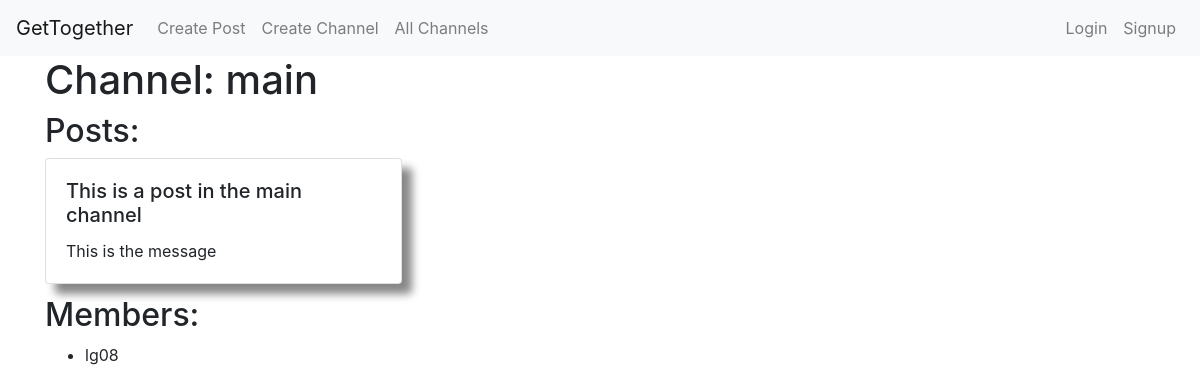
Page /channels/1/ on the earlier database version.
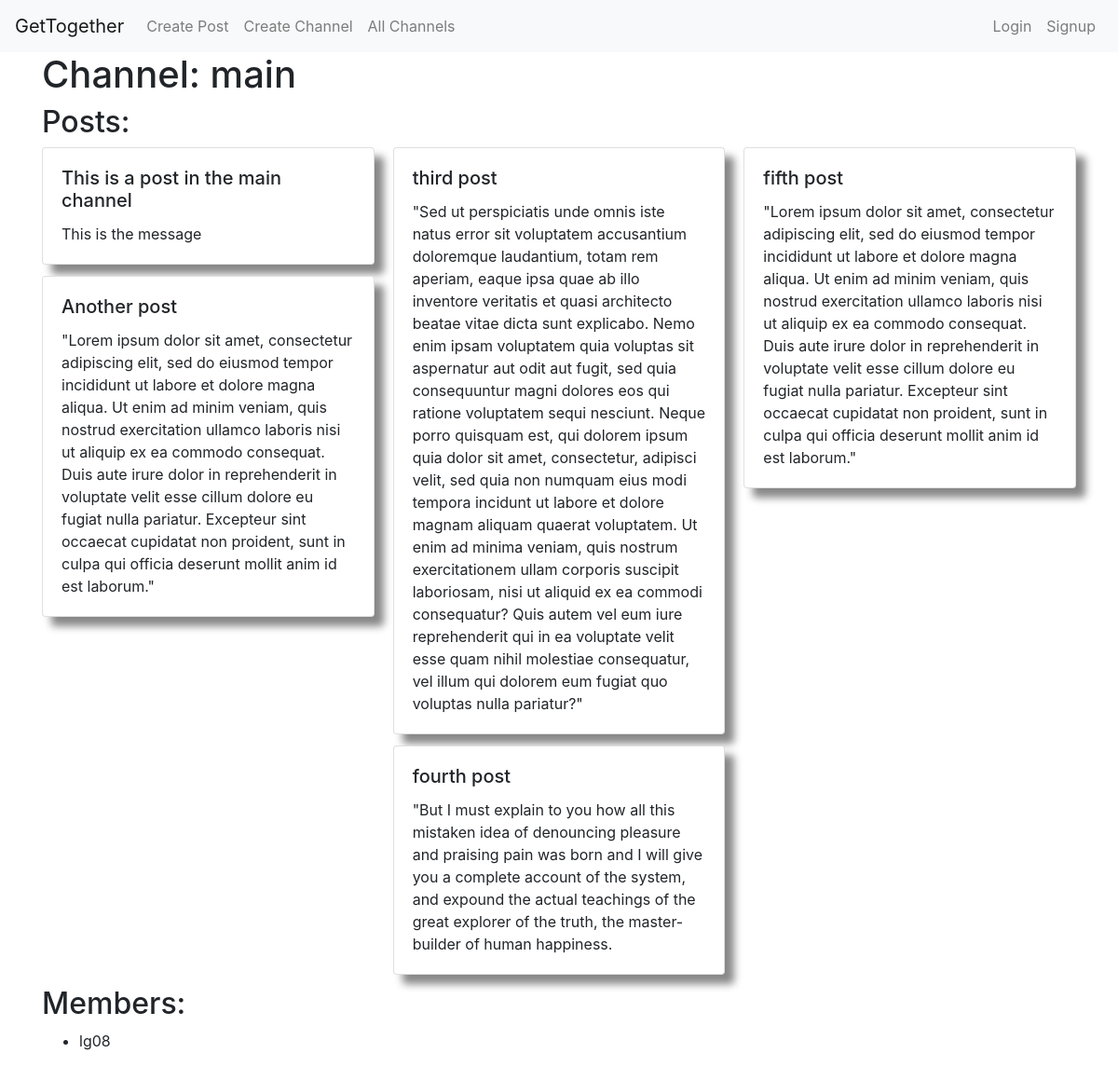
Same page on the later database version.
### channels/models.py (models this page shows, shortened)
class Channel(models.Model):
    title = models.CharField(
        null=False,
        blank=False,
        max_length=50,
        default="title here",
        unique=True,
    )
    location = models.IntegerField(default=95818) # TODO: change this
    members = models.ManyToManyField(User)

### posts/models.py (models this page shows)
class Post(models.Model):
    creator = models.ForeignKey(
        User,
        on_delete=models.CASCADE
    )
    title = models.CharField(
        null=False,
        blank=False,
        max_length=50,
        default="title here"
    )
    message = models.CharField(
        null=False,
        blank=False,
        max_length=50,
        default="message here"
    )
    created_at = models.DateTimeField(
        auto_now=True
    )
    channel = models.ForeignKey(
        Channel,
        on_delete=models.CASCADE,
    )

### channels/views.py (the view)
def channel_posts(request, channel_pk):
    this_channel = get_object_or_404(Channel, pk=channel_pk)
    all_channel_posts = Post.objects.filter(
        channel=this_channel
    )
    all_channel_users = this_channel.members.all()
    context = {
        'posts': all_channel_posts,
        'channel_name': this_channel.title,
        'channel_members': all_channel_users,
    }
    return render(request,  "channels/channel.html", context)

### channels/templates/channels/channel.html (shortened to what this page needs)
{% extends 'base.html' %}
{% block body %}
    <div class="container">
        <h1>Channel: {{ channel_name }}</h1>
        <h2>Posts:</h2>
        <div class="card-columns">
            {% include 'channels/_post_listings.html' %}
        </div>
        <h2>Members:</h2>
        <ul>
            {% for member in channel_members %}
                <li>{{ member }}</li>
            {% endfor %}
        </ul>
    </div>
{% endblock %}

### templates/base.html (shortened to what this page needs)
<!doctype html>
{% load static %}
<html lang="en">
    <head>
        <link rel="stylesheet" href="https://maxcdn.bootstrapcdn.com/bootstrap/4.0.0/css/bootstrap.min.css">
        <link href="{% static 'master.css' %}" rel="stylesheet"/>
    </head>
    <body>
        {% include "navbar.html" %}
        {% block body %}
        {% endblock %}
    </body>
</html>

### templates/navbar.html (shortened to what this page needs)
<nav class="navbar navbar-expand-lg navbar-light bg-light">
    <a class="navbar-brand" href="{% url "home"  %}">GetTogether</a>
  <div class="collapse navbar-collapse" id="navbarSupportedContent">
      <ul class="navbar-nav mr-auto">
          <li class="nav-item">
              <a class="nav-link" href="{% url "posts:create"  %}">Create Post</a>
          </li>
          <li class="nav-item">
              <a class="nav-link" href="{% url "channels:create"  %}">Create Channel</a>
          </li>
          <li class="nav-item">
              <a class="nav-link" href="{% url "channels:list"  %}">All Channels</a>
          </li>
    </ul>
            <ul class="navbar-nav mb-2 mb-lg-0">
                {% if user.is_authenticated %}
                    <li class="nav-item">
                        <span class="nav-link">Welcome {{ user.username }}!</span>
                    </li>
                    <li class="nav-item">
                        <a class="nav-link" href="{% url "users:logout"  %}">Logout</a>
                    </li>
                {% else %}
                    <li class="nav-item">
                        <a class="nav-link" href="{% url "users:login"  %}">Login</a>
                    </li>
                    <li class="nav-item">
                        <a class="nav-link" href="{% url "users:signup"  %}">Signup</a>
                    </li>
                {% endif %}
            </ul>
  </div>
</nav>

### channels/templates/channels/_post_listings.html (shortened to what this page needs)
{% load static %}
{% for post in posts %}
    <div class="card clickable-card post_card"
         onclick="show_modal('{{ post.title }}', '{{ post.message }}')"
        <div class="card-body" >
            <h5 class="card-title">{{ post.title }}</h5>
            <p class="card-text">{{ post.message }}</p>
        </div>
    </div>
{% endfor %}

### static/master.css (style rules this page uses)
.clickable-card { cursor: pointer; }
.post_card { box-shadow: 10px 10px 8px #888888; }

Differences in the rows shown:
added Post: title "Another post", message "\"Lorem ipsum dolor sit amet, consectetur adipiscing elit, sed do eiusmod tempor incididunt ut labore et dolore magna aliqua. Ut enim ad minim veniam, quis nostrud exercitation ullamco laboris nisi ut aliquip ex ea commodo consequat. Duis aute irure dolor in reprehenderit in voluptate velit esse cillum dolore eu fugiat nulla pariatur. Excepteur sint occaecat cupidatat non proident, sunt in culpa qui officia deserunt mollit anim id est laborum.\""
added Post: title "third post", message "\"Sed ut perspiciatis unde omnis iste natus error sit voluptatem accusantium doloremque laudantium, totam rem aperiam, eaque ipsa quae ab illo inventore veritatis et quasi architecto beatae vitae dicta sunt explicabo. Nemo enim ipsam voluptatem quia voluptas sit aspernatur aut odit aut fugit, sed quia consequuntur magni dolores eos qui ratione voluptatem sequi nesciunt. Neque porro quisquam est, qui dolorem ipsum quia dolor sit amet, consectetur, adipisci velit, sed quia non numquam eius modi tempora incidunt ut labore et dolore magnam aliquam quaerat voluptatem. Ut enim ad minima veniam, quis nostrum exercitationem ullam corporis suscipit laboriosam, nisi ut aliquid ex ea commodi…"
added Post: title "fourth post", message "\"But I must explain to you how all this mistaken idea of denouncing pleasure and praising pain was born and I will give you a complete account of the system, and expound the actual teachings of the great explorer of the truth, the master-builder of human happiness."
added Post: title "fifth post", message "\"Lorem ipsum dolor sit amet, consectetur adipiscing elit, sed do eiusmod tempor incididunt ut labore et dolore magna aliqua. Ut enim ad minim veniam, quis nostrud exercitation ullamco laboris nisi ut aliquip ex ea commodo consequat. Duis aute irure dolor in reprehenderit in voluptate velit esse cillum dolore eu fugiat nulla pariatur. Excepteur sint occaecat cupidatat non proident, sunt in culpa qui officia deserunt mollit anim id est laborum.\""
